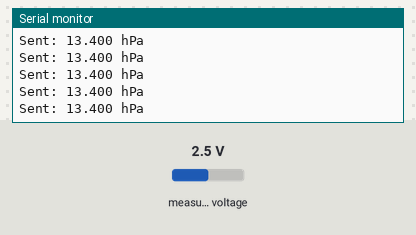
Bench run of a sketch on a simulated ESP32. Shown: the last lines printed to the serial monitor. The test bench sets the inputs (shaded band); at power-on: measured voltage 2.5 V. Random numbers use the default seed unless the sketch sets one; nothing arrives over Bluetooth unless stated; a phone connects over Bluetooth LE 3 s after start.

Above: at 3.8 s.
3.9 s: measured voltage set to 0.1 V
At 3.99 s:
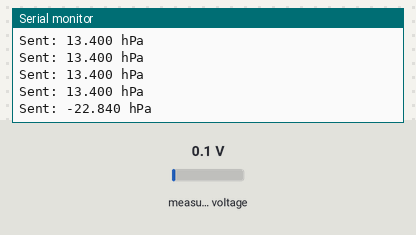
5.4 s: measured voltage set to 1.2 V
At 5.4 s:
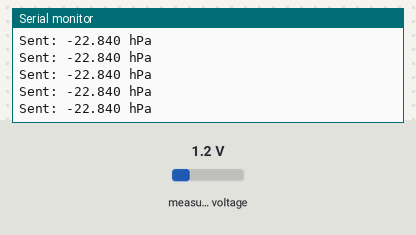
Timing chart, 0 to 8.4 s (numbered marks = the images above; inputs shaded):
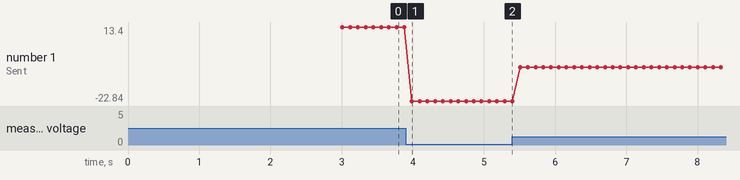

The sketch:

esp32_ble_pressure.ino
```cpp
/*
  ESP32 BLE Pressure Sensor
  ---------------------------------------------------------
  Reads the MPXV7025DP differential pressure sensor via an
  ADS1115 external I2C ADC, and sends the pressure over BLE as
  a notification every 100ms to any connected client.

  Board: ESP32 (Arduino core)
  Sensor: MPXV7025DP analog differential pressure sensor
  (range: -25 kPa to +25 kPa), read via ADS1115 (I2C, address 0x48,
  channel AIN0, GAIN_ONE => 0.125 mV/count, +/-4.096V range).

  --- Wiring notes ---
  A voltage divider (5.1kOhm in series from the sensor's output,
  10kOhm from that node to GND) sits between the sensor and the
  ADS1115 input, scaling the sensor's output voltage down before
  it reaches the ADC. The code below mathematically undoes this
  divider to recover the sensor's actual output voltage before
  applying the pressure conversion formula.

  MPXV7025DP transfer function (from datasheet, assuming a
  SENSOR_SUPPLY_VOLTAGE of 5.0V - adjust below if you're actually
  powering the sensor from a different rail, e.g. 3.3V):
      Vout = VS * (0.2 * P + 0.5)     [P in kPa, -25..25]
      => P = ((Vout / VS) - 0.5) / 0.2

  --- Power optimization (Stage 1) ---
  - CPU clock lowered to 80MHz (BLE doesn't need 240MHz; this cuts
    active-mode current draw noticeably).
  - Classic Bluetooth controller memory released, since only BLE is
    used - avoids initializing/reserving hardware we don't need.
  - Main loop no longer busy-polls every 5ms; it sleeps for the full
    interval between actions instead, giving FreeRTOS/the radio more
    opportunity to enter idle/modem-sleep states.
*/

#include <BLEDevice.h>
#include <BLEServer.h>
#include <BLEUtils.h>
#include <BLE2902.h>
#include "esp_bt.h"
#include <Wire.h>
#include <Adafruit_ADS1X15.h>

// --- BLE identifiers -------------------------------------------------
// Randomly generated UUIDs - keep these consistent between firmware
// and any client app you write later.
#define SERVICE_UUID        "4fafc201-1fb5-459e-8fcc-c5c9c331914b"
#define CHARACTERISTIC_UUID "beb5483e-36e1-4688-b7f5-ea07361b26a8"

// --- Dummy data mode ---------------------------------------------------
// Set to true to fall back to generated test data (e.g. if the sensor
// or ADS1115 is temporarily disconnected) without touching the rest
// of the sketch.
#define USE_DUMMY_DATA false

// --- ADS1115 / sensor wiring & calibration -----------------------------
#define ADS1115_I2C_ADDRESS 0x48
#define ADS1115_SDA_PIN 21
#define ADS1115_SCL_PIN 22
#define ADS1115_CHANNEL 0

// Voltage divider between the sensor output and the ADS1115 input:
// R1 in series from the sensor, R2 from that node to GND.
const float DIVIDER_R1_OHMS = 5100.0f;
const float DIVIDER_R2_OHMS = 10000.0f;

// Sensor supply voltage - MPXV7025DP's transfer function is defined
// relative to this. Update if you're not powering it from 5V.
const float SENSOR_SUPPLY_VOLTAGE = 5.0f;

// Zero-offset calibration: baseline reading at rest (no pressure applied
// to either port). Re-measure and update this if you ever re-wire the
// sensor or notice drift.
const float PRESSURE_ZERO_OFFSET_KPA = -0.065f;

// Values within this distance of 0 kPa are snapped to exactly 0, to
// suppress sensor/ADC noise/jitter when no real pressure is present.
const float PRESSURE_DEADBAND_KPA = 0.085f;

Adafruit_ADS1115 ads;

BLECharacteristic *pCharacteristic;
BLEServer *pServer;
bool deviceConnected = false;
bool oldDeviceConnected = false;

class MyServerCallbacks : public BLEServerCallbacks {
  void onConnect(BLEServer *pServer) override {
    deviceConnected = true;
    Serial.println("Client connected");
  }

  void onDisconnect(BLEServer *pServer) override {
    deviceConnected = false;
    Serial.println("Client disconnected");
    // Do NOT restart advertising here directly - the BLE stack isn't
    // always ready for it immediately inside this callback. We handle
    // the restart in loop() instead, with a short delay.
  }
};

void setup() {
  setCpuFrequencyMhz(80); // BLE doesn't need 240MHz; lowers active-mode current draw
  Serial.begin(115200);

  Wire.begin(ADS1115_SDA_PIN, ADS1115_SCL_PIN);
  if (!ads.begin(ADS1115_I2C_ADDRESS)) {
    Serial.println("ADS1115 not found! Check wiring.");
    while (1)
      ;
  }
  ads.setGain(GAIN_ONE); // +/-4.096V range, 0.125 mV/count

  // We only use BLE, not Bluetooth Classic - release the classic BT
  // controller memory/hardware reservation before initializing BLE.
  esp_bt_controller_mem_release(ESP_BT_MODE_CLASSIC_BT);

  BLEDevice::init("ESP32-PressureSensor");
  pServer = BLEDevice::createServer();
  pServer->setCallbacks(new MyServerCallbacks());

  BLEService *pService = pServer->createService(SERVICE_UUID);

  pCharacteristic = pService->createCharacteristic(
      CHARACTERISTIC_UUID,
      BLECharacteristic::PROPERTY_READ | BLECharacteristic::PROPERTY_NOTIFY);
  pCharacteristic->addDescriptor(new BLE2902()); // required for notifications

  pService->start();

  BLEAdvertising *pAdvertising = BLEDevice::getAdvertising();
  pAdvertising->addServiceUUID(SERVICE_UUID);
  pAdvertising->setScanResponse(true);
  BLEDevice::startAdvertising();

  Serial.println("ADS1115 ready");
  Serial.println("BLE advertising started as 'ESP32-PressureSensor'");
  Serial.println("Waiting for a client to connect...");
}

const unsigned long sendIntervalMs = 100; // ~real-time (10 readings/sec)

// Generates a plausible-looking MPXV7025DP reading in kPa, oscillating
// slowly within the sensor's +/-25 kPa range with a bit of random noise.
// Only used when USE_DUMMY_DATA is true.
float generateDummyPressure() {
  float t = millis() / 1000.0;
  float baseline = 10.0 * sin(t * 0.5);           // slow oscillation, +/-10 kPa
  float noise = (random(-100, 100) / 100.0) * 0.5; // +/-0.5 kPa jitter
  return baseline + noise;
}

// Reads the ADS1115, undoes the voltage divider to recover the sensor's
// actual output voltage, then converts that to a pressure in kPa using
// the MPXV7025DP's datasheet transfer function.
float readPressureKPa() {
  int16_t raw = ads.readADC_SingleEnded(ADS1115_CHANNEL);
  float measuredVoltage = raw * 0.125f / 1000.0f; // GAIN_ONE: 0.125 mV/count

  float sensorVoltage = measuredVoltage * (DIVIDER_R1_OHMS + DIVIDER_R2_OHMS) / DIVIDER_R2_OHMS;

  float pressureKPa = ((sensorVoltage / SENSOR_SUPPLY_VOLTAGE) - 0.5f) / 0.2f;
  pressureKPa -= PRESSURE_ZERO_OFFSET_KPA; // zero-offset calibration

  if (fabs(pressureKPa) < PRESSURE_DEADBAND_KPA) {
    pressureKPa = 0.0f;
  }

  return pressureKPa;
}

void loop() {
  // --- Handle reconnection lifecycle -----------------------------------
  if (!deviceConnected && oldDeviceConnected) {
    // Client just disconnected. Give the BLE stack a moment to settle
    // before restarting advertising (starting immediately can silently
    // fail on some ESP32 BLE stack versions).
    delay(500);
    pServer->startAdvertising();
    Serial.println("Advertising restarted, waiting for a new connection...");
    oldDeviceConnected = deviceConnected;
  }
  if (deviceConnected && !oldDeviceConnected) {
    // Client just connected.
    oldDeviceConnected = deviceConnected;
  }

  // --- Send data ---------------------------------------------------------
  if (deviceConnected) {
    float pressureValueKPa = USE_DUMMY_DATA ? generateDummyPressure() : readPressureKPa();
    float pressureValueHPa = pressureValueKPa * 10.0f; // 1 kPa = 10 hPa

    char buf[32];
    snprintf(buf, sizeof(buf), "%.3f", pressureValueHPa);

    pCharacteristic->setValue(buf);
    pCharacteristic->notify();

    Serial.printf("Sent: %s hPa\n", buf);

    // Sleep for the full interval rather than polling millis() every few
    // ms - this lets FreeRTOS/the BLE controller spend more time idle
    // between transmissions instead of repeatedly waking the CPU.
    delay(sendIntervalMs);
  } else {
    // No client connected yet - check back periodically rather than
    // spinning tightly while waiting.
    delay(100);
  }
}
```

Measured:
- after the input at 3.9 s, the serial monitor: prints a new line after 0.09 s (image 1)
- plotted number 1: 13.4 → -22.84 after the input at 3.9 s, -22.84 → -6.23 after the input at 5.4 s
